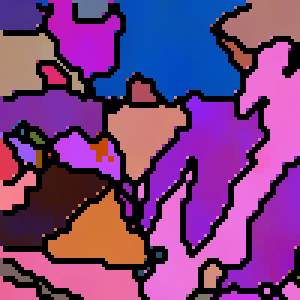
#> input picture microstructure-design-repro/data/official/examples/01.png, 100 x 100 px (shown 3 times larger)
$ python -i features.py   (imports and definitions only)
#> lines starting #> are read from the running program, lines starting #| are printed output that depends on the picture
"""Physically meaningful descriptors extracted from (original, reconstructed or generated) Euler-map images.

Grains are segmented from the black grain-boundary network that EBSD software draws on Euler maps, which is exactly
the interfacial information the edge loss is designed to preserve.  For every grain we compute the six features used
in the paper's fidelity analysis (Fig. 3): area, major / minor axis of the equivalent ellipse and the three mean
Euler angles.  Additional helpers give neighbour misorientations, kernel average misorientation (KAM) and simple
grain-size-distribution statistics used for the bimodality analysis (Fig. 5).
"""
import numpy as np
from scipy import ndimage
from skimage.measure import regionprops_table
from skimage.segmentation import expand_labels, watershed

from . import euler as E

PIXEL_UM = 0.5
FEATURE_NAMES = ['area', 'major_axis', 'minor_axis', 'euler1', 'euler2', 'euler3']
FEATURE_UNITS = ['um$^2$', 'um', 'um', 'deg', 'deg', 'deg']


def to_float_rgb(img):
    img = np.asarray(img)
    if img.dtype == np.uint8:
        img = img.astype(np.float32) / 255.0
    if img.ndim == 3 and img.shape[0] == 3 and img.shape[-1] != 3:
        img = np.transpose(img, (1, 2, 0))
    return img


def boundary_mask(img, dark_thresh=0.15):
    """Grain-boundary / non-indexed pixels = dark pixels (max channel below threshold)."""
    return to_float_rgb(img).max(axis=-1) < dark_thresh


# [13 lines left out: function _watershed, not called in this run]


def segment_grains(img, dark_thresh=0.15, min_px=3, fill_boundaries=False, method='dark', t_low=0.04):
    """Grain labels (0 = boundary / removed).

    method='dark'      : connected components (4-connectivity) of non-boundary pixels, i.e. grains delimited by the
                         black boundary lines of an EBSD Euler map (exact for the original / synthetic maps);
    method='watershed' : marker-controlled watershed on the colour gradient; also works on blurry reconstructions
                         without crisp black lines, and is used whenever originals and reconstructions / generated
                         images are compared with one common operator (it merges the finest grains and twins).
    """
    img = to_float_rgb(img)
    if method == 'watershed':
        labels = _watershed(img, t_low=t_low, dark_thresh=dark_thresh)
        return expand_labels(labels, 1) if fill_boundaries else labels
    gb = boundary_mask(img, dark_thresh)
    labels, _ = ndimage.label(~gb)
    if min_px > 1:
        counts = np.bincount(labels.ravel())
        small = counts < min_px
        small[0] = False
        labels[small[labels]] = 0
        _, inv = np.unique(labels, return_inverse=True)
        labels = inv.reshape(labels.shape)
    if fill_boundaries:
        labels = expand_labels(labels, distance=3)
    return labels


# [94 lines left out: functions grain_table, mean_features, neighbour_misorientations, kam_map, size_distribution_stats, not called in this run]

>>> import cv2
>>> picture = cv2.imread('../data/official/examples/01.png', cv2.IMREAD_GRAYSCALE)
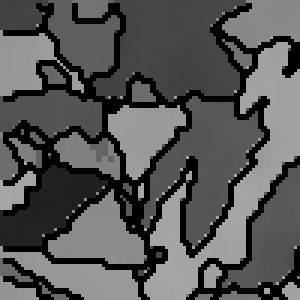
#> picture: shape (100, 100) (shown 3 times larger); min 0, max 167, mean 85.8
>>> result = segment_grains(picture)
#> in segment_grains, `labels, _ = ndimage.label(~gb)`: labels = 100 values from 1 to 1
#> in segment_grains, `counts = np.bincount(labels.ravel())`: counts = [0, 100]
#> in segment_grains, `small = counts < min_px`: small = [True, False]
#> in segment_grains, `_, inv = np.unique(labels, return_inverse=True)`: inv = 100 values from 0 to 0
#> result = 100 values from 0 to 0

$ run again, on microstructure-design-repro/data/official/examples/02.png
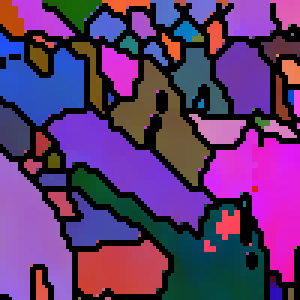
#> input picture microstructure-design-repro/data/official/examples/02.png, 100 x 100 px (shown 3 times larger)
#> `picture = cv2.imread('../data/official/examples/01.png', cv2.IMREAD_GR..`:
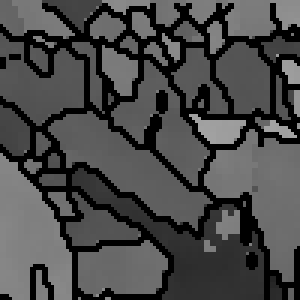
#> picture: shape (100, 100) (shown 3 times larger); min 0, max 164, mean 73.3
#> in segment_grains, `labels, _ = ndimage.label(~gb)`: labels = 100 values from 1 to 1
#> counts = [0, 100]
#> small = [True, False]
#> inv = 100 values from 0 to 0

$ run again, on microstructure-design-repro/data/official/examples/03.png
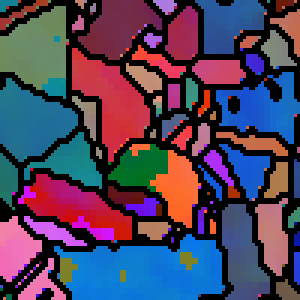
#> input picture microstructure-design-repro/data/official/examples/03.png, 100 x 100 px (shown 3 times larger)
#> `picture = cv2.imread('../data/official/examples/01.png', cv2.IMREAD_GR..`:
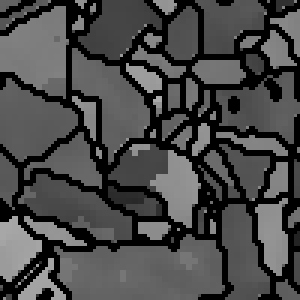
#> picture: shape (100, 100) (shown 3 times larger); min 0, max 171, mean 72.8
#> in segment_grains, `labels, _ = ndimage.label(~gb)`: labels = 100 values from 1 to 1
#> counts = [0, 100]
#> small = [True, False]
#> inv = 100 values from 0 to 0

$ run again, on microstructure-design-repro/data/official/examples/04.png
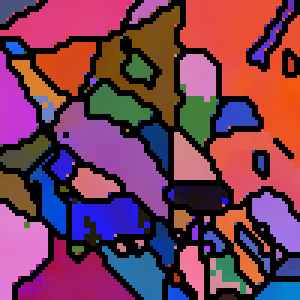
#> input picture microstructure-design-repro/data/official/examples/04.png, 100 x 100 px (shown 3 times larger)
#> `picture = cv2.imread('../data/official/examples/01.png', cv2.IMREAD_GR..`:
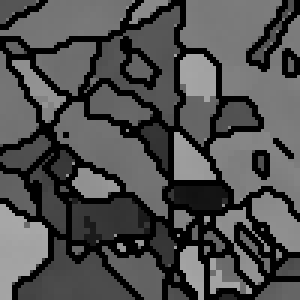
#> picture: shape (100, 100) (shown 3 times larger); min 0, max 168, mean 79.5
#> in segment_grains, `labels, _ = ndimage.label(~gb)`: labels = 100 values from 1 to 1
#> counts = [0, 100]
#> small = [True, False]
#> inv = 100 values from 0 to 0
